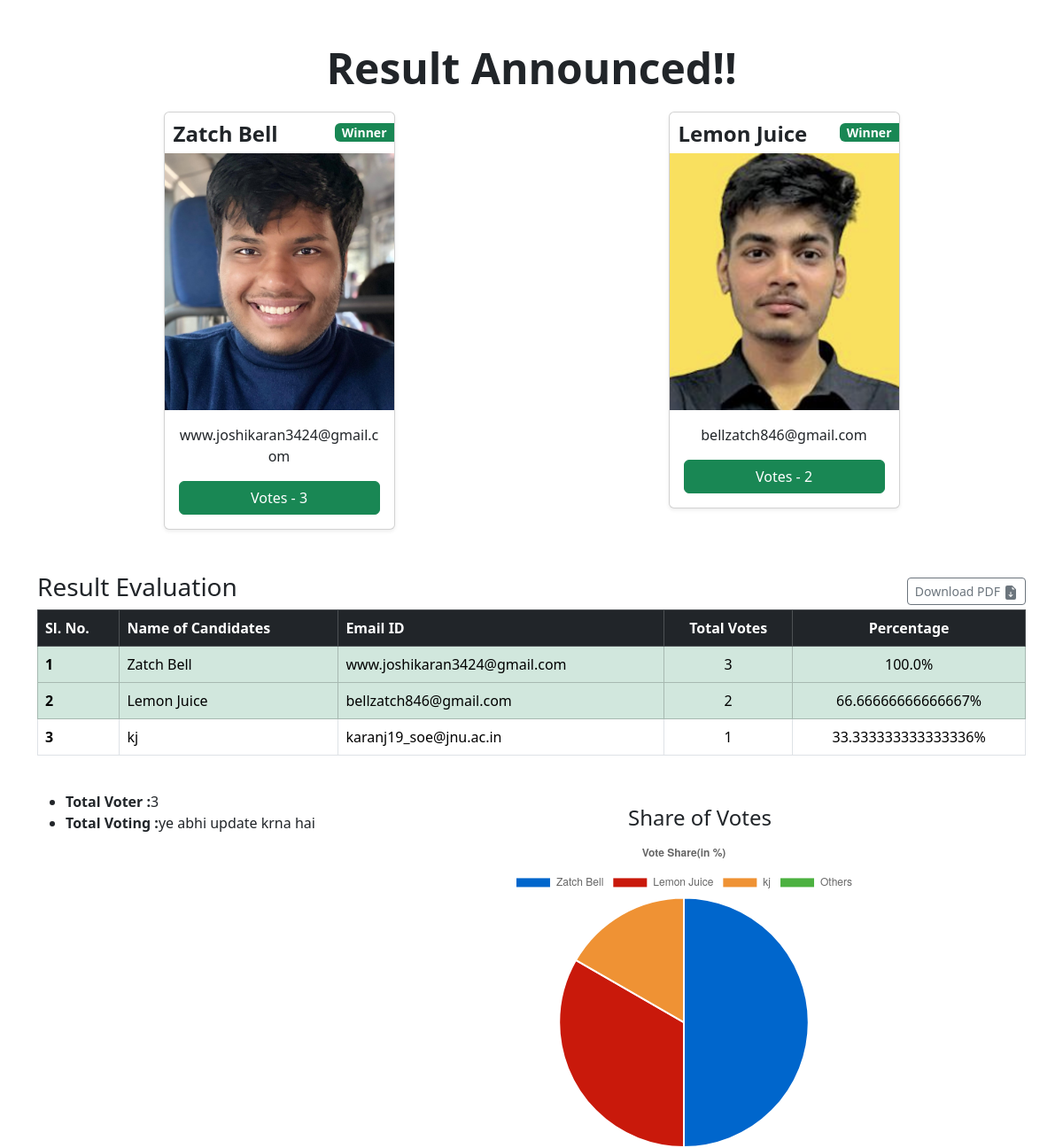
Before: /1/result with the older database file.
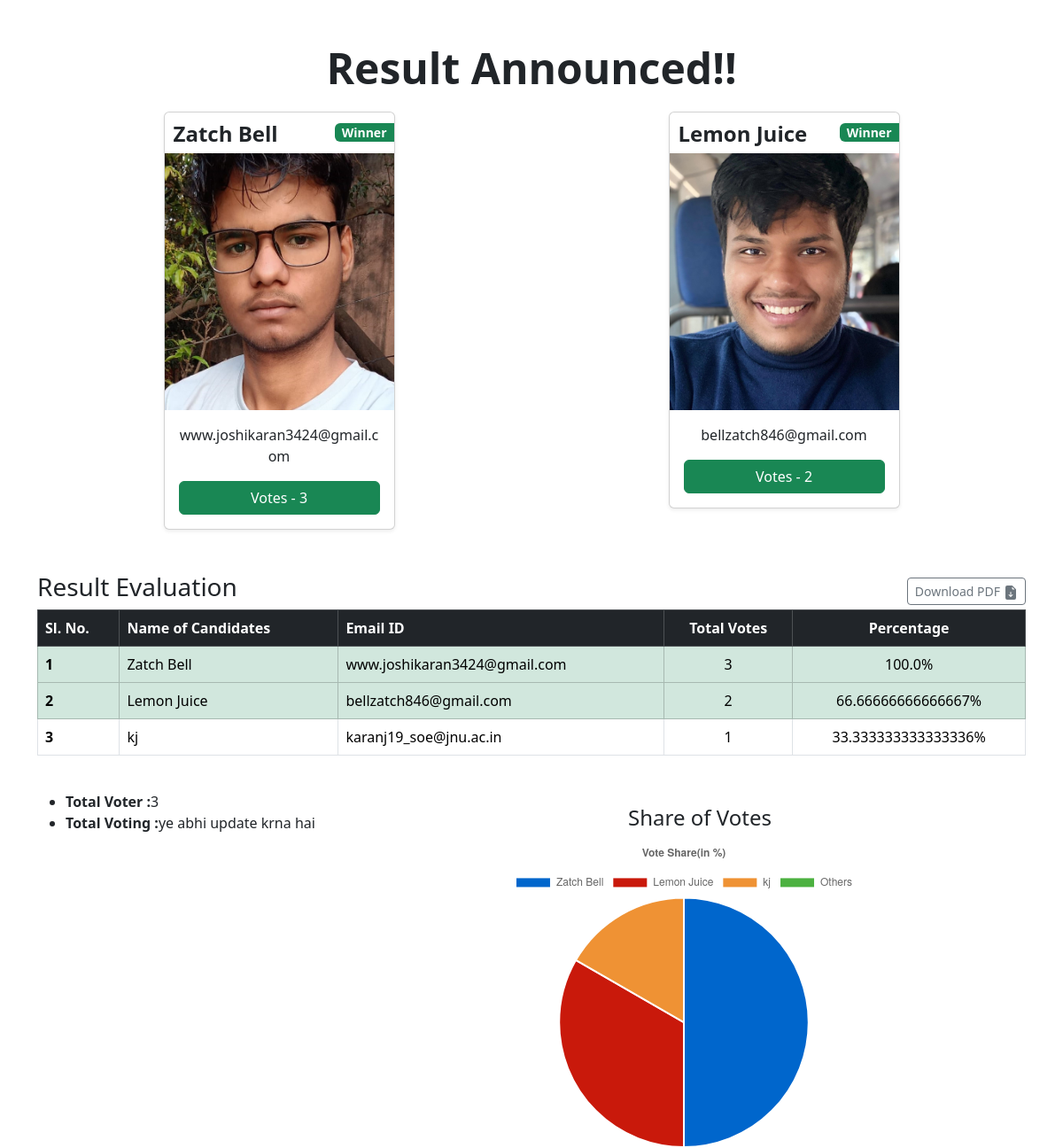
After: the same page with the newer database file.
### application/models.py (models this page shows)
class User(db.Model):
    id=db.Column(db.Integer,primary_key=True)
    name=db.Column(db.String())
    registered=db.Column(db.Boolean,default=False)
    otp=db.Column(db.Integer)
    email=db.Column(db.String(),nullable=False,unique=True)
    pwd=db.Column(db.String())
    login=db.Column(db.Boolean,default=False)
    gender=db.Column(db.String(),default='x')
    school=db.Column(db.String(),default='x')
    batch=db.Column(db.String(),default='x')
    branch=db.Column(db.String(),default='x')
    candidateProfile=db.Column(db.String(120),nullable=True)
    events=db.relationship('Event',backref='user')
    votes=db.relationship('Vote',backref='user')

class Vote(db.Model):
    id=db.Column(db.Integer,primary_key=True)
    eventId=db.Column(db.Integer,db.ForeignKey('event.id'))
    userId=db.Column(db.Integer,db.ForeignKey('user.id'))
    role=db.Column(db.String())
    candidature=db.Column(db.Integer,default=-1)
    motive=db.Column(db.String())
    branch=db.Column(db.String())
    gender=db.Column(db.String())
    vCount=db.Column(db.Integer,default=0)
    vote=db.Column(db.Boolean,default=False)

### application/controllers.py (the view)
@app.route('/<eventId>/result')
def result(eventId):
    winners=[]
    losers=[]
    check=Vote.query.filter_by(eventId=eventId).all()
    e=Event.query.get(eventId)
    numWinners=e.numWinners
    mList=[]
    for i in check:
        if(i.role=='candidate' and i.candidature==0):
            j=User.query.get(i.userId)
            mList.append((j,i,i.vCount))
    mList.sort(reverse=True,key=lambda x:x[2])
    for i,j,k in mList[:numWinners]:
        winners.append((i,j))
    for i,j,k in mList[numWinners:]:
        losers.append((i,j))
    return render_template('result.html',eventId=eventId,winners=winners,losers=losers,voterCount=e.voterCount)

### templates/result.html (shortened to what the changed rows need)
<!DOCTYPE html>
<html lang="en">
<head>
    <link href="https://cdn.jsdelivr.net/npm/bootstrap@5.3.3/dist/css/bootstrap.min.css" rel="stylesheet">
</head>
<body>
    <div class="container pt-1">
        <div class="album bg-body">
          <div class="container">
            <div class="row row-cols-1 row-cols-sm-3 row-cols-md-4 g-5">
              {%for winner,voter in winners%}
                <div class="container pt-5">
                    <div class="col">
                        <div class="card shadow-sm">
                          <div style="display: flex; align-items: center; justify-content: space-between;">
                            <h4 style="font-weight:550; margin-top: 10px; margin-left: 10px;">{{winner.name}}</h4>
                            <small class="bg-success fw-bold text-white px-2 rounded-start">Winner</small>
                          </div>
                          <img src="/static/images/{{winner.candidateProfile}}" alt="candidate image" width="100%" height="290px" style="object-fit: cover;">
                          <div class="card-body">
                            <p class="card-text text-center">{{winner.email}}</p>
                            <div class="d-grid">
                              <a type="button" class="btn btn-success" >Votes - {{voter.vCount}}</a>
                            </div>
                          </div>
                        </div>
                    </div>
                </div>
              {%endfor%}
          </div>
        </div>
      </div>
    </div>
  <div class="container pt-5  result-table">
    <div class="table-responsive">
        <table class="table table-hover table-bordered">
            <thead>
                <tr class="table-dark">
                  <th scope="col">Sl. No.</th>
                  <th scope="col">Name of Candidates</th>
                  <th scope="col">Email ID</th>
                  <th scope="col" class="text-center">Total Votes</th>
                  <th scope="col" class="text-center">Percentage</th>
                </tr>
              </thead>
              <tbody>
                {%for winner,voter in winners%}
                <tr class="table-success">
                  <th scope="row">{{loop.index}}</th>
                  <td class="name">{{winner.name}}</td>
                  <td>{{winner.email}}</td>
                  <td class="text-center ">{{voter.vCount}}</td>
                  <td class="text-center ">{{voter.vCount*100/voterCount}}%</td>
                </tr>
                {%endfor%}
                {%for loser,voter in losers%}
                <tr>
                  <th scope="row">{{loop.index+winners|length}}</th>
                </tr>
                {%endfor%}
              </tbody>
        </table>
      </div>
  </div>
  <script>
    document.getElementById("downloadPDF").addEventListener("click", function () {
        // Select the element with class name "result-table"
        var element = document.querySelector(".result-table");
        // Options for the PDF, with landscape orientation
        var options = {
            margin:       0.5, // Margin around the content
            filename:     'Event_result.pdf', // Filename for the PDF
            image:        { type: 'jpeg', quality: 0.98 },
            html2canvas:  {
            scale: 2,         // Adjust canvas scale for better quality
            scrollY: 0,       // Ensure the full content is rendered
            useCORS: true,    // Handle cross-origin content like images
          },
            jsPDF:        { unit: 'in', format: 'a4', orientation: 'landscape' } // Landscape PDF
        };
        // Generate and download the PDF from the selected element
        html2pdf().set(options).from(element).save();
    });
    </script>
</body>
</html>

Changed rows visible on the page:
changed User "Zatch Bell": candidateProfile: a different picture
changed User "Lemon Juice": candidateProfile: a different picture
